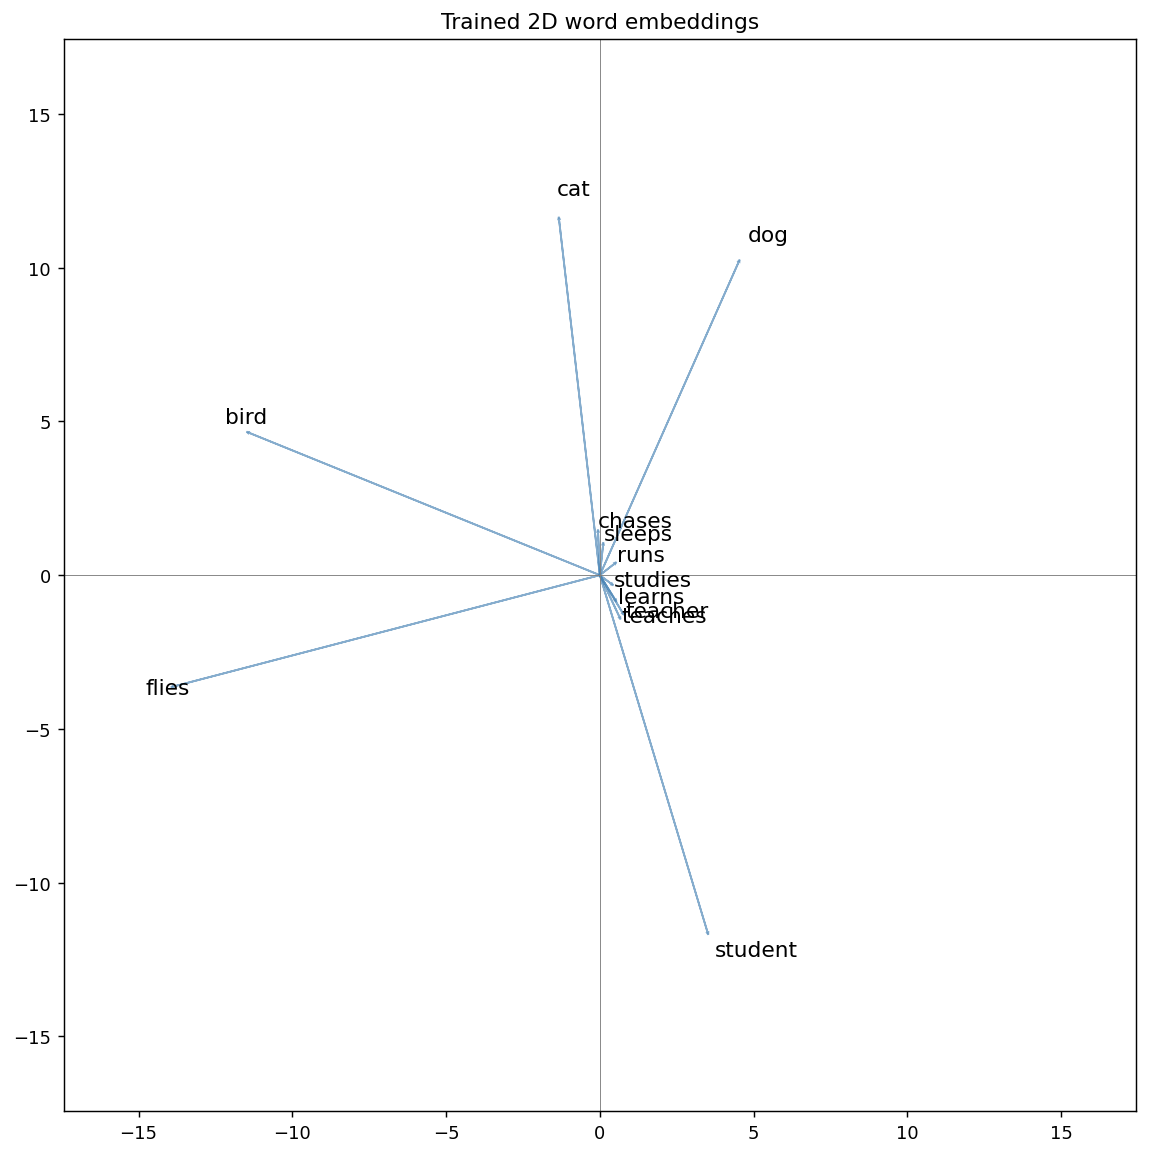

Write Python code to recreate this figure.
"""Word embeddings via skip-gram-style backprop on a tiny corpus.

Implements the math from the project worksheet:
  forward:  z = u . v ;  yhat = sigmoid(z)
  loss:     L = -y log yhat - (1-y) log (1-yhat)
  grad:     dL/dz = yhat - y
  update:   w_new = w - eta * (yhat - y) * partner

Positive pairs = co-occurring words within the same sentence (stopword 'the'
removed). Negative pairs = random word pairs not seen in the corpus.
"""

import numpy as np
import matplotlib.pyplot as plt

CORPUS = [
    "the cat sleeps",
    "the dog sleeps",
    "the bird sleeps",
    "the cat runs",
    "the dog runs",
    "the bird flies",
    "the student studies",
    "the teacher teaches",
    "the student learns",
    "the dog chases the cat",
    "the cat chases the bird",
    "the teacher teaches the student",
]
STOPWORDS = {"the"}


def tokens(line):
    return [w for w in line.split() if w not in STOPWORDS]


def sigmoid(z):
    return 1.0 / (1.0 + np.exp(-z))


def cos(u, v):
    return float(np.dot(u, v) / (np.linalg.norm(u) * np.linalg.norm(v) + 1e-12))


def build_vocab(corpus):
    vocab = sorted({w for line in corpus for w in tokens(line)})
    return vocab, {w: i for i, w in enumerate(vocab)}


def build_pairs(corpus):
    """All ordered (a,b) pairs of distinct words within the same sentence."""
    pairs = []
    for line in corpus:
        toks = tokens(line)
        for i, a in enumerate(toks):
            for j, b in enumerate(toks):
                if i != j:
                    pairs.append((a, b))
    return pairs


def train(corpus=CORPUS, dim=2, epochs=2000, lr=0.1, neg_per_pos=2, seed=42):
    vocab, w2i = build_vocab(corpus)
    V = len(vocab)
    rng = np.random.default_rng(seed)

    # Init: nonzero, components in [-1, 1].
    E = rng.uniform(-1.0, 1.0, size=(V, dim))
    tiny = np.linalg.norm(E, axis=1) < 1e-3
    E[tiny] = rng.uniform(0.2, 1.0, size=(tiny.sum(), dim))

    positives = build_pairs(corpus)
    pos_set = set(positives)

    def neg_sample():
        while True:
            a = vocab[rng.integers(V)]
            b = vocab[rng.integers(V)]
            if a != b and (a, b) not in pos_set:
                return a, b

    losses = []
    for epoch in range(epochs):
        total = 0.0
        for k in rng.permutation(len(positives)):
            a, b = positives[k]
            ia, ib = w2i[a], w2i[b]
            va, vb = E[ia].copy(), E[ib].copy()
            z = float(np.dot(va, vb))
            yhat = sigmoid(z)
            total += -np.log(yhat + 1e-12)
            g = yhat - 1.0
            E[ia] = va - lr * g * vb
            E[ib] = vb - lr * g * va

            for _ in range(neg_per_pos):
                na, nb = neg_sample()
                ina, inb = w2i[na], w2i[nb]
                vna, vnb = E[ina].copy(), E[inb].copy()
                zn = float(np.dot(vna, vnb))
                yhn = sigmoid(zn)
                total += -np.log(1.0 - yhn + 1e-12)
                gn = yhn - 0.0
                E[ina] = vna - lr * gn * vnb
                E[inb] = vnb - lr * gn * vna

        losses.append(total)
        if (epoch + 1) % 200 == 0:
            print(f"epoch {epoch+1:5d}  loss={total:.4f}")

    return vocab, w2i, E, losses


def plot_embeddings(vocab, w2i, E, path="embeddings.png"):
    fig, ax = plt.subplots(figsize=(9, 9))
    for w in vocab:
        v = E[w2i[w]]
        ax.arrow(
            0, 0, v[0], v[1],
            head_width=0.05, length_includes_head=True,
            color="steelblue", alpha=0.65,
        )
        ax.text(v[0] * 1.06, v[1] * 1.06, w, fontsize=12)
    mx = float(np.max(np.abs(E))) * 1.25
    ax.set_xlim(-mx, mx)
    ax.set_ylim(-mx, mx)
    ax.axhline(0, color="gray", lw=0.5)
    ax.axvline(0, color="gray", lw=0.5)
    ax.set_aspect("equal")
    ax.set_title("Trained 2D word embeddings")
    plt.tight_layout()
    plt.savefig(path, dpi=130, bbox_inches="tight")
    print(f"saved {path}")


def print_similarities(vocab, w2i, E):
    print("\nPairwise cosine similarities:")
    rows = []
    for i, w1 in enumerate(vocab):
        for w2 in vocab[i + 1:]:
            rows.append((w1, w2, cos(E[w2i[w1]], E[w2i[w2]])))
    rows.sort(key=lambda r: -r[2])
    for w1, w2, c in rows:
        print(f"  {w1:8s} ~ {w2:8s} : {c:+.3f}")


def manual_demo():
    """Reproduce the by-hand calculations from Q2-Q5."""
    print("=== Manual demo: cat sleeps and cat teaches ===")
    cat = np.array([1.0, 1.0])
    sleeps = np.array([0.1, -0.1])
    teaches = np.array([-0.5, -0.5])

    for name, partner, y in [("cat-sleeps", sleeps, 1), ("cat-teaches", teaches, 0)]:
        z = float(np.dot(cat, partner))
        yhat = sigmoid(z)
        L = -y * np.log(yhat + 1e-12) - (1 - y) * np.log(1 - yhat + 1e-12)
        g = yhat - y
        grad_cat = g * partner
        grad_partner = g * cat
        cat_new = cat - 0.1 * grad_cat
        partner_new = partner - 0.1 * grad_partner
        print(f"\n[{name}] y={y}")
        print(f"  z={z:+.4f}  yhat={yhat:.4f}  L={L:.4f}  dL/dz={g:+.4f}")
        print(f"  grad cat     = {grad_cat}")
        print(f"  grad partner = {grad_partner}")
        print(f"  cat_new      = {cat_new}")
        print(f"  partner_new  = {partner_new}")


if __name__ == "__main__":
    manual_demo()
    print("\n=== Training on expanded corpus ===")
    vocab, w2i, E, losses = train()
    print("\nFinal embeddings:")
    for w in vocab:
        print(f"  {w:10s} = {E[w2i[w]]}")
    print_similarities(vocab, w2i, E)
    plot_embeddings(vocab, w2i, E)
